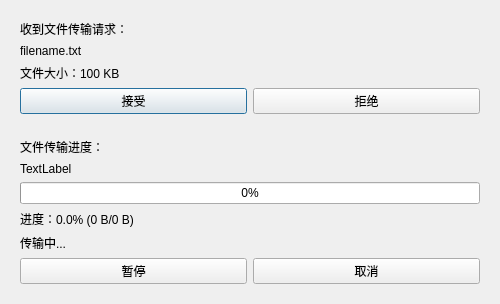
<?xml version="1.0" encoding="UTF-8"?>
<ui version="4.0">
 <class>FileTransferDialog</class>
 <widget class="QDialog" name="FileTransferDialog">
  <property name="geometry">
   <rect>
    <x>0</x>
    <y>0</y>
    <width>500</width>
    <height>200</height>
   </rect>
  </property>
  <property name="windowTitle">
   <string>文件传输</string>
  </property>
  <layout class="QVBoxLayout" name="verticalLayout">
   <item>
    <widget class="QWidget" name="widgetRequest" native="true">
     <layout class="QVBoxLayout" name="verticalLayout_2">
      <item>
       <widget class="QLabel" name="lblRequestInfo">
        <property name="text">
         <string>收到文件传输请求：</string>
        </property>
       </widget>
      </item>
      <item>
       <widget class="QLabel" name="lblFileName">
        <property name="text">
         <string>filename.txt</string>
        </property>
       </widget>
      </item>
      <item>
       <widget class="QLabel" name="lblFileSize">
        <property name="text">
         <string>文件大小：100 KB</string>
        </property>
       </widget>
      </item>
      <item>
       <layout class="QHBoxLayout" name="horizontalLayout">
        <item>
         <widget class="QPushButton" name="btnAccept">
          <property name="text">
           <string>接受</string>
          </property>
         </widget>
        </item>
        <item>
         <widget class="QPushButton" name="btnReject">
          <property name="text">
           <string>拒绝</string>
          </property>
         </widget>
        </item>
       </layout>
      </item>
     </layout>
    </widget>
   </item>
   <item>
    <widget class="QWidget" name="widgetProgress" native="true">
     <property name="visible">
      <bool>false</bool>
     </property>
     <layout class="QVBoxLayout" name="verticalLayout_3">
      <item>
       <widget class="QLabel" name="label">
        <property name="text">
         <string>文件传输进度：</string>
        </property>
       </widget>
      </item>
      <item>
       <widget class="QLabel" name="label_2">
        <property name="text">
         <string>TextLabel</string>
        </property>
       </widget>
      </item>
      <item>
       <widget class="QProgressBar" name="progressBar">
        <property name="value">
         <number>0</number>
        </property>
       </widget>
      </item>
      <item>
       <widget class="QLabel" name="lblProgress">
        <property name="text">
         <string>进度：0.0% (0 B/0 B)</string>
        </property>
       </widget>
      </item>
      <item>
       <widget class="QLabel" name="lblStatus">
        <property name="text">
         <string>传输中...</string>
        </property>
       </widget>
      </item>
      <item>
       <layout class="QHBoxLayout" name="horizontalLayout_2">
        <item>
         <widget class="QPushButton" name="btnPause">
          <property name="text">
           <string>暂停</string>
          </property>
         </widget>
        </item>
        <item>
         <widget class="QPushButton" name="btnCancel">
          <property name="text">
           <string>取消</string>
          </property>
         </widget>
        </item>
       </layout>
      </item>
     </layout>
    </widget>
   </item>
  </layout>
 </widget>
 <resources/>
 <connections/>
</ui>
